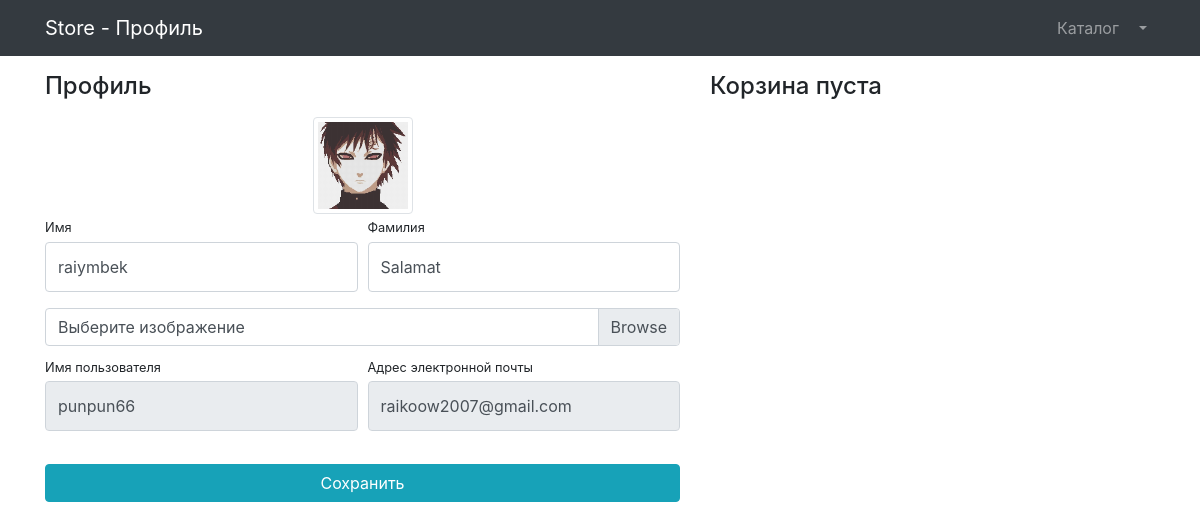
The app's page /users/profile/ (signed in) with its own data.
### users/models.py (models this page shows)
class Users(AbstractUser):
    image = models.ImageField(upload_to='users_images',blank=True, null=True)

### users/views.py (the view)
# urls.py: path('profile/', user_views.profile_view, name='profile'),
@login_required
def profile_view(request):
    if request.method == 'POST':
        form = UserProfileForm(instance=request.user, data=request.POST, files=request.FILES)
        if form.is_valid():
            form.save()
            return HttpResponseRedirect(reverse('users:profile'))
        else:
            print(form.errors)
    else:
        form = UserProfileForm(instance=request.user)
    context = {
        'title': 'Store - Профиль',
        'form': form,
        'baskets': Basket.objects.filter(user=request.user)
       }
    return render(request, 'users/profile.html', context)

### users/forms.py
class UserProfileForm(UserChangeForm):
    first_name = forms.CharField(widget=forms.TextInput(attrs={
        'class': 'form-control py-4'}))
    last_name = forms.CharField(widget=forms.TextInput(attrs={
        'class': 'form-control py-4'}))
    image = forms.ImageField(widget=forms.FileInput(attrs={
        'class': 'custom-file-input'}),required=False)
    username = forms.CharField(widget=forms.TextInput(attrs={
        'class': 'form-control py-4', 'readonly': True}))
    email = forms.CharField(widget=forms.TextInput(attrs={
        'class': 'form-control py-4', 'readonly': True}))
    class Meta:
        model = Users
        fields = ('first_name', 'last_name', 'image', 'username', 'email')

### users/templates/users/profile.html (shortened to what this page needs)
{% extends "storeProducts/base.html" %}
{%load static%}
{% block css %}
    <link href="{%static "vendor/css/profile.css"%}" rel="stylesheet">
{% endblock css %}
{% block content %}
    <div class="container">
        <div class="row">
            <div class="col-lg-7">
                <h4 class="mt-3 mb-3">Профиль</h4>
                <div class="col-lg-12 text-center">
                    <img width="100" height="100"
                        src="{% if user.image %} {{ user.image.url }} {%  else  %} {% static '\vendor\img\users\default_avatar.jpg' %} {% endif %}"
                        class="img-thumbnail">
                </div>
                <form action="{% url 'users:profile' %}" method="post" enctype="multipart/form-data">
                    <div class="form-row">
                        <div class="col-lg-6">
                            <div class="form-group">
                                <label class="small mb-1" for="{{ form.first_name.id_for_label}}">Имя</label>
                                {{ form.first_name }}
                            </div>
                        </div>
                        <div class="col-lg-6">
                            <div class="form-group">
                                <label class="small mb-1" for="{{ form.last_name.id_for_label}}">Фамилия</label>
                               {{ form.last_name }}
                            </div>
                        </div>
                    </div>
                    <div class="form-row mb-2">
                        <div class="col-lg-12">
                            <div class="custom-file">
                                <label class="custom-file-label" for="{{ form.image.id_for_label }}">Выберите изображение</label>
                            </div>
                        </div>
                    </div>
                    <div class="form-row">
                        <div class="col-lg-6">
                            <label class="small mb-1" for="{{ form.username.id_for_label }}">Имя пользователя</label>
                           {{ form.username }}
                        </div>
                        <div class="col-lg-6">
                            <label class="small mb-1" for="{{ form.email.id_for_label }}">Адрес электронной
                                почты</label>
                           {{ form.email }}
                        </div>
                    </div>
                    <div class="form-row">
                        <div class="col-lg-12" style="margin-top: 33px;">
                            <input class="btn btn-info btn-block" type="submit" value="Сохранить">
                        </div>
                    </div>
                </form>
            </div>
            <div class="col-lg-5">
                {% include "storeProducts/basket.html" %}
            </div>
        </div>
    </div>
{% endblock %}

### records on screen
Users: image (picture), first_name "raiymbek", last_name "Salamat", username "punpun66", email "raikoow2007@gmail.com"

### other values on screen
{{ title }} "Store - Профиль"
